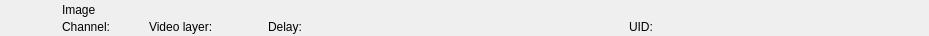
<?xml version="1.0" encoding="UTF-8"?>
<ui version="4.0">
 <class>RundownStillWidget</class>
 <widget class="QWidget" name="RundownStillWidget">
  <property name="geometry">
   <rect>
    <x>0</x>
    <y>0</y>
    <width>929</width>
    <height>36</height>
   </rect>
  </property>
  <layout class="QHBoxLayout" name="horizontalLayout">
   <property name="spacing">
    <number>0</number>
   </property>
   <property name="margin">
    <number>0</number>
   </property>
   <item>
    <widget class="QFrame" name="frameItem">
     <property name="sizePolicy">
      <sizepolicy hsizetype="Preferred" vsizetype="Fixed">
       <horstretch>0</horstretch>
       <verstretch>0</verstretch>
      </sizepolicy>
     </property>
     <property name="minimumSize">
      <size>
       <width>0</width>
       <height>36</height>
      </size>
     </property>
     <widget class="QLabel" name="labelIcon">
      <property name="geometry">
       <rect>
        <x>22</x>
        <y>2</y>
        <width>32</width>
        <height>32</height>
       </rect>
      </property>
      <property name="text">
       <string/>
      </property>
      <property name="pixmap">
       <pixmap resource="../Widgets.qrc">:/Graphics/Images/Still.png</pixmap>
      </property>
      <property name="scaledContents">
       <bool>true</bool>
      </property>
     </widget>
     <widget class="QLabel" name="labelLabel">
      <property name="geometry">
       <rect>
        <x>62</x>
        <y>2</y>
        <width>533</width>
        <height>16</height>
       </rect>
      </property>
      <property name="text">
       <string>Image</string>
      </property>
     </widget>
     <widget class="QLabel" name="labelChannel">
      <property name="geometry">
       <rect>
        <x>62</x>
        <y>19</y>
        <width>78</width>
        <height>16</height>
       </rect>
      </property>
      <property name="text">
       <string>Channel:</string>
      </property>
     </widget>
     <widget class="QLabel" name="labelVideolayer">
      <property name="geometry">
       <rect>
        <x>149</x>
        <y>19</y>
        <width>110</width>
        <height>16</height>
       </rect>
      </property>
      <property name="text">
       <string>Video layer:</string>
      </property>
     </widget>
     <widget class="QLabel" name="labelColor">
      <property name="geometry">
       <rect>
        <x>0</x>
        <y>0</y>
        <width>18</width>
        <height>36</height>
       </rect>
      </property>
      <property name="text">
       <string/>
      </property>
     </widget>
     <widget class="QLabel" name="labelGroupColor">
      <property name="geometry">
       <rect>
        <x>0</x>
        <y>0</y>
        <width>6</width>
        <height>36</height>
       </rect>
      </property>
      <property name="text">
       <string/>
      </property>
     </widget>
     <widget class="QLabel" name="labelDevice">
      <property name="geometry">
       <rect>
        <x>360</x>
        <y>19</y>
        <width>260</width>
        <height>16</height>
       </rect>
      </property>
      <property name="text">
       <string></string>
      </property>
     </widget>
     <widget class="QLabel" name="labelDelay">
      <property name="geometry">
       <rect>
        <x>268</x>
        <y>19</y>
        <width>83</width>
        <height>16</height>
       </rect>
      </property>
      <property name="text">
       <string>Delay:</string>
      </property>
     </widget>
     <widget class="QLabel" name="labelRemoteTriggerId">
      <property name="geometry">
       <rect>
        <x>629</x>
        <y>19</y>
        <width>111</width>
        <height>16</height>
       </rect>
      </property>
      <property name="text">
       <string>UID:</string>
      </property>
     </widget>
    </widget>
   </item>
   <item>
    <widget class="QFrame" name="frameStatus">
     <property name="minimumSize">
      <size>
       <width>170</width>
       <height>0</height>
      </size>
     </property>
     <property name="maximumSize">
      <size>
       <width>170</width>
       <height>16777215</height>
      </size>
     </property>
     <widget class="QLabel" name="labelGpiConnected">
      <property name="geometry">
       <rect>
        <x>94</x>
        <y>2</y>
        <width>32</width>
        <height>32</height>
       </rect>
      </property>
      <property name="minimumSize">
       <size>
        <width>32</width>
        <height>32</height>
       </size>
      </property>
      <property name="maximumSize">
       <size>
        <width>32</width>
        <height>32</height>
       </size>
      </property>
      <property name="lineWidth">
       <number>0</number>
      </property>
      <property name="text">
       <string/>
      </property>
      <property name="pixmap">
       <pixmap resource="../Widgets.qrc">:/Graphics/Images/GpiConnected.png</pixmap>
      </property>
      <property name="scaledContents">
       <bool>true</bool>
      </property>
     </widget>
     <widget class="QLabel" name="labelDisconnected">
      <property name="geometry">
       <rect>
        <x>125</x>
        <y>2</y>
        <width>32</width>
        <height>32</height>
       </rect>
      </property>
      <property name="minimumSize">
       <size>
        <width>32</width>
        <height>32</height>
       </size>
      </property>
      <property name="maximumSize">
       <size>
        <width>32</width>
        <height>32</height>
       </size>
      </property>
      <property name="text">
       <string/>
      </property>
      <property name="pixmap">
       <pixmap resource="../Widgets.qrc">:/Graphics/Images/Disconnected.png</pixmap>
      </property>
      <property name="scaledContents">
       <bool>true</bool>
      </property>
     </widget>
     <widget class="QLabel" name="labelActiveColor">
      <property name="geometry">
       <rect>
        <x>162</x>
        <y>0</y>
        <width>8</width>
        <height>36</height>
       </rect>
      </property>
      <property name="minimumSize">
       <size>
        <width>8</width>
        <height>36</height>
       </size>
      </property>
      <property name="maximumSize">
       <size>
        <width>8</width>
        <height>36</height>
       </size>
      </property>
      <property name="text">
       <string/>
      </property>
     </widget>
     <widget class="QLabel" name="labelThumbnail">
      <property name="geometry">
       <rect>
        <x>0</x>
        <y>2</y>
        <width>57</width>
        <height>32</height>
       </rect>
      </property>
      <property name="minimumSize">
       <size>
        <width>57</width>
        <height>32</height>
       </size>
      </property>
      <property name="maximumSize">
       <size>
        <width>57</width>
        <height>32</height>
       </size>
      </property>
      <property name="lineWidth">
       <number>0</number>
      </property>
      <property name="text">
       <string/>
      </property>
      <property name="scaledContents">
       <bool>true</bool>
      </property>
     </widget>
    </widget>
   </item>
  </layout>
 </widget>
 <resources>
  <include location="../Widgets.qrc"/>
 </resources>
 <connections/>
 <slots>
  <slot>addToCombo()</slot>
 </slots>
</ui>
